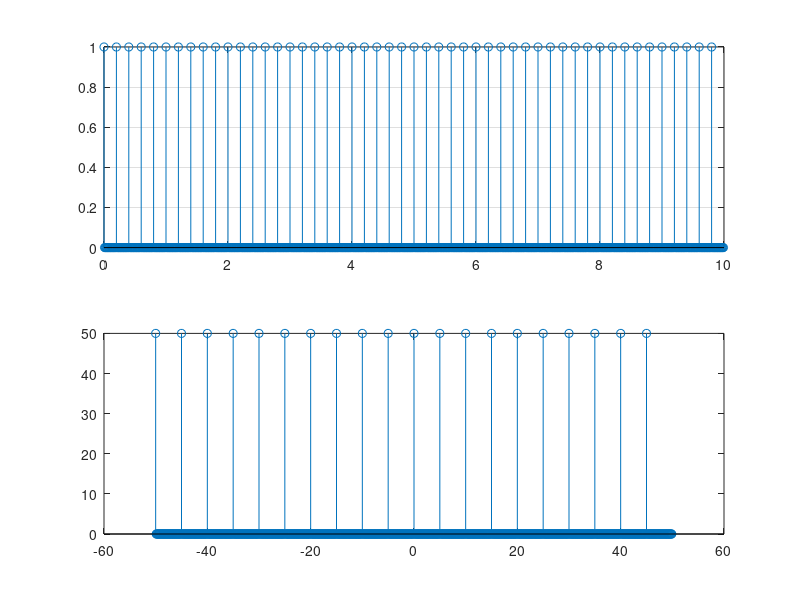

The MATLAB script that drew this image:
clear all;close all; hold on;

tmin = 0; tmax= 10;
pas= 0.01;
t=(tmin:pas:tmax-pas);
n = length(t);

tau =0.2;
p = zeros(1,n); % p pour peigne de dirac

indices_diracs=find( mod(t,tau) == 0 );
p (indices_diracs) = 1;

subplot(2,1,1);
stem(t,p)
grid on;


P = fft(p); P = fftshift(P);
N= length(P);
Fe = 100;
f = (-N/2 : N/2-1 ) *Fe/N ;
subplot(2,1,2);
stem(f,abs(P));
